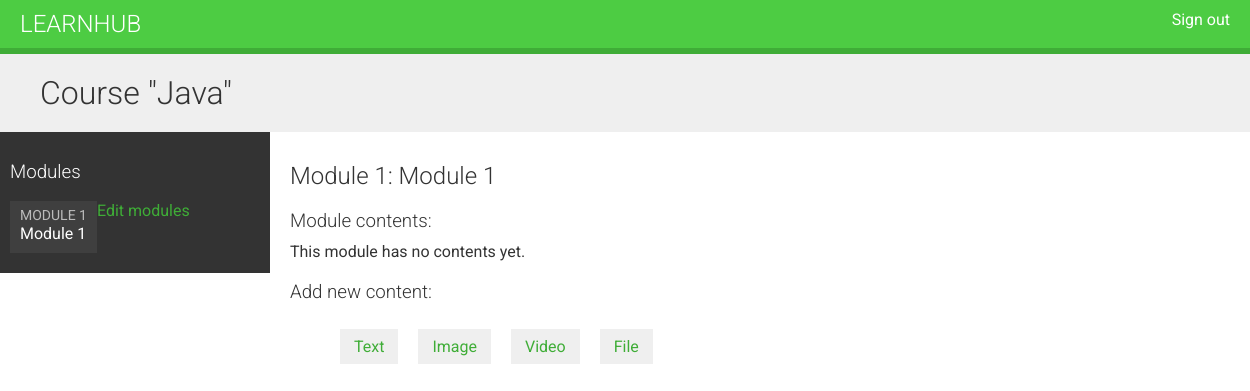
The app's page /course/module/7/ (signed in), older data.
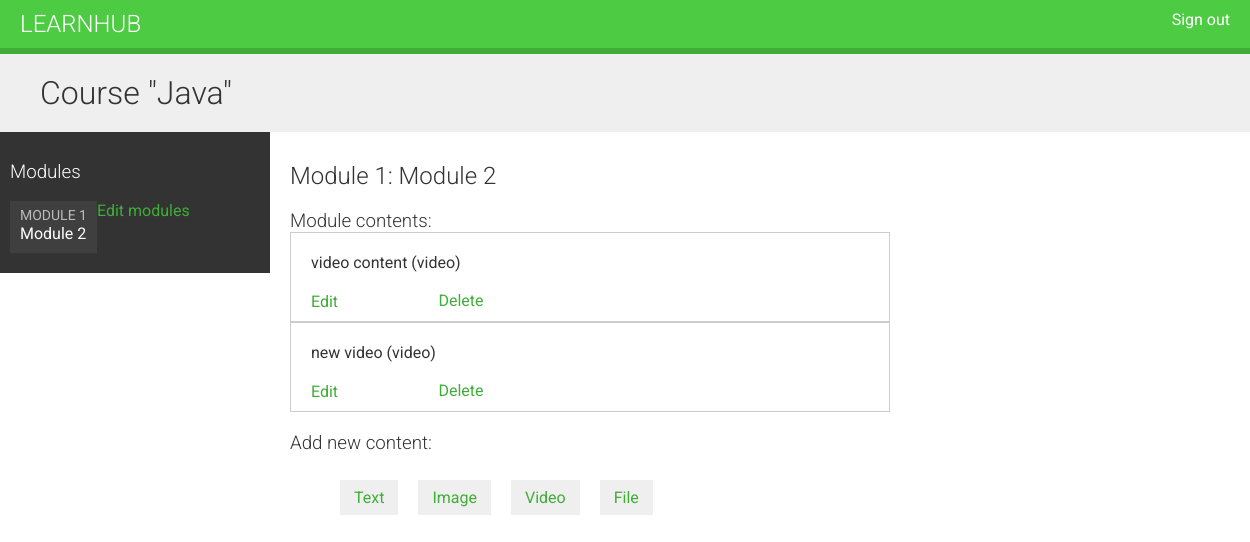
The same page, newer data.
### courses/models.py (models this page shows, shortened)
class Course(models.Model):
    owner = models.ForeignKey(User, related_name='courses_created', on_delete=models.CASCADE)
    subject = models.ForeignKey(Subject, related_name='courses', on_delete=models.CASCADE)
    title = models.CharField(max_length=200)
    slug = models.SlugField(max_length=200, unique=True)
    overview = models.TextField()
    created = models.DateTimeField(auto_now_add=True)
    students = models.ManyToManyField(User,related_name='courses_joined',blank=True)
    class Meta:
        ordering = ['-created']

class Module(models.Model):
    course = models.ForeignKey(Course, related_name='modules', on_delete=models.CASCADE)
    title = models.CharField(max_length=200)
    description = models.TextField(blank=True)
    order = OrderField(blank=True, for_fields=['course'])
    class Meta:
        ordering = ['order']

class Content(models.Model):
    module = models.ForeignKey(Module, related_name='contents', on_delete=models.CASCADE)
    content_type = models.ForeignKey(ContentType, on_delete=models.CASCADE, limit_choices_to={'model__in':('text','file','image','video')})
    object_id = models.PositiveIntegerField()
    item = GenericForeignKey('content_type', 'object_id')
    order = OrderField(blank=True, for_fields=['module'])
    class Meta:
        ordering = ['order']

class ItemBase(models.Model):#Abtract model
    owner = models.ForeignKey(User, related_name='%(class)s_related',on_delete=models.CASCADE)
    title = models.CharField(max_length=250)
    created = models.DateTimeField(auto_now_add=True)
    updated = models.DateTimeField(auto_now=True)
    class Meta:
        abstract = True
    def __str__(self):
        return self.title

class Video(ItemBase):
    url = models.URLField()

### courses/views.py (the view)
# urls.py: path('module/<int:module_id>/',views.ModuleContentListView.as_view(),name='module_content_list'),
class ModuleContentListView(TemplateResponseMixin,View):
    template_name = 'courses/manage/module/content_list.html'
    def get(self, request, module_id):
        module = get_object_or_404(Module,id=module_id,course__owner=request.user)
        return self.render_to_response({'module':module})

### courses/templatetags/course.py (called while the page is built)
@register.filter
def model_name(obj):
    try:
        return obj._meta.model_name
    except AttributeError:
        return None

### courses/templates/courses/manage/module/content_list.html (shortened to what this page needs)
{% extends "base.html" %}
{% load course %}
{% block content %}
  {% with course=module.course %}
    <h1>Course "{{ course.title }}"</h1>
    <div class="contents">
      <h3>Modules</h3>
      <ul id="modules">
        {% for m in course.modules.all %}
          <li data-id="{{ m.id }}" {% if m == module %}class="selected"{% endif %}>
            <a href="{% url "module_content_list" m.id %}">
              <span>
                Module <span class="order">{{ m.order|add:1 }}</span>
              </span>
              <br>
              {{ m.title }}
            </a>
          </li>
        {% empty %}
          <li>No modules yet.</li>
        {% endfor %}
      </ul>
      <p><a href="{% url "course_module_update" course.id %}">Edit modules</a></p>
    </div>
    <div class="module">
      <h2>Module {{ module.order|add:1 }}: {{ module.title }}</h2>
      <h3>Module contents:</h3>
      <div id="module-contents">
        {% for content in module.contents.all %}
          <div data-id="{{ content.id }}">
            {% with item=content.item %}
              <p>{{ item }} ({{ item|model_name }})</p>
              <a href="{% url "module_content_update" module.id item|model_name item.id %}">Edit</a>
              <form action="{% url "module_content_delete" content.id %}" method="post">
                <input type="submit" value="Delete">
              </form>
            {% endwith %}
          </div>
        {% empty %}
          <p>This module has no contents yet.</p>
        {% endfor %}
      </div>
      <h3>Add new content:</h3>
      <ul class="content-types">
        <li><a href="{% url "module_content_create" module.id "text" %}">Text</a></li>
        <li><a href="{% url "module_content_create" module.id "image" %}">Image</a></li>
        <li><a href="{% url "module_content_create" module.id "video" %}">Video</a></li>
        <li><a href="{% url "module_content_create" module.id "file" %}">File</a></li>
      </ul>
    </div>
  {% endwith %}
{% endblock %}

### courses/templates/base.html (shortened to what this page needs)
{% load static %}
<!DOCTYPE html>
<html>
<head>
    <link rel="stylesheet" href="{% static 'css/base.css' %}">
</head>
<body>
    <div id='header'>
        <a href="/" class="logo">LearnHub</a>
        <ul class="menu">
            {% if request.user.is_authenticated %}
                <li><a href="{% url 'logout' %}">Sign out</a></li>
            {% else %}
                <li><a href="{% url 'login' %}">Sign in</a></li>
            {% endif %}
        </ul>
    </div>
    <div id="content">
        {% block content %}
        {% endblock %}
    </div>
</body>
</html>

### courses/static/css/base.css (style rules this page uses)
body { margin:0; font-family:'Roboto', sans-serif; font-weight:400; color:#333; }
a { color:#3fad37; text-decoration:none; }
ul { float:left; }
h1, h2, h3, h4, h5, h6 { font-family:'Roboto', sans-serif; font-weight:300; }
h1 { background:#efefef; width:100%; overflow:auto; padding:20px 0 20px 40px; margin:0; }
.module { padding:10px 20px; float:left; width:600px; }
.module h3 { margin:20px 0 0; padding:0; width:100%; }
.module p { margin:10px 0 20px; width:100%; float:left; }
#header { background:#4dcc43; overflow:auto; padding:10px 20px; border-bottom:6px solid #3fad37; }
#header .logo { text-decoration:none; font-family:'Roboto', sans-serif; font-weight:300; text-transform:uppercase; font-size:24px; color:#fff; float:left; }
#header a { color:#fff; }
#header .menu { list-style:none; float:right; margin:0; padding:0; }
.contents { width:20%; padding:10px; float:left; background:#333; color: #fff; font-family:'Roboto', sans-serif; }
.contents ul { list-style:none; margin:0; padding:0; }
.contents ul li { margin:0 0 10px 0; padding:4px 10px 10px; overflow:auto; }
.contents ul li.selected { background:#3f3f3f; }
.contents ul span { text-transform:uppercase; color:#bbb; font-size:14px; }
.contents ul a { display:block; color:#fff; text-decoration:none; }
ul.content-types li { list-style:none; float:left; margin:10px; background:#efefef; padding:8px 14px; }
input, select, textarea { border:1px solid #ccc; border-bottom:3px solid #ccc; padding:8px 12px; font-size:16px; font-family:'Roboto', sans-serif; float:left; clear:both; width:300px; }
input[type=submit], a.button { border-radius:5px; background:#4dcc43; color:#fff; font-size:16px; text-transform:uppercase; border:none; padding:10px 20px; margin:20px 0; }
#module-contents div { padding:10px 20px; border:1px solid #ccc; background:#fff }
#module-contents form { margin:0; padding:0; }
#module-contents input[type=submit] { color:#3fad37; background:none; margin:-20px 0 0; padding:0; float:left; text-transform:none; }

Row changes from the older to the newer data that the page shows:
changed Module: title "Module 1" → "Module 2"
added Content: item "video content", item|model_name "video"
added Content: item "new video", item|model_name "video"
Text that changed along with them:
text no longer shown: "This module has no contents yet."
